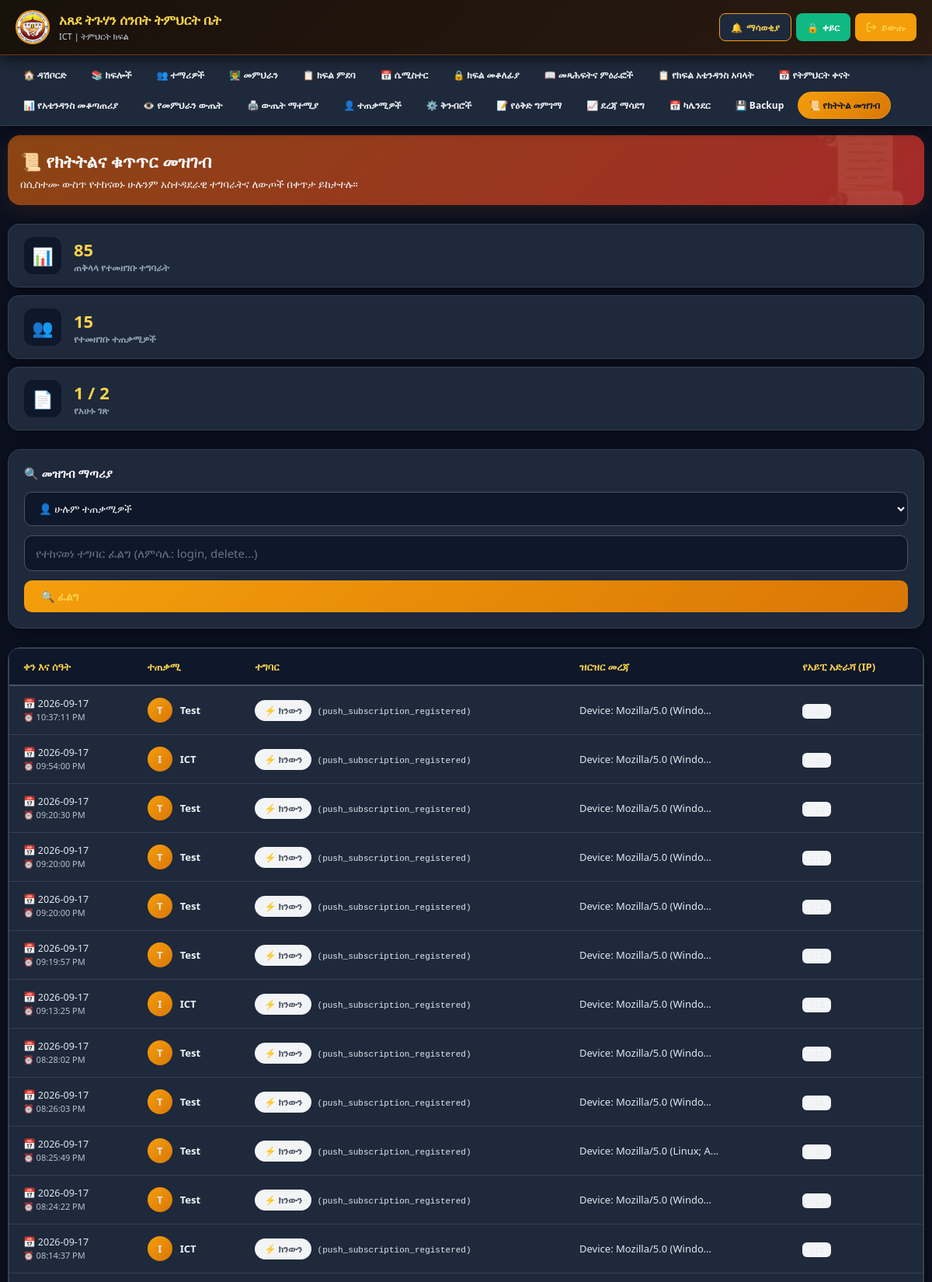
Screenshot of /audit_log_admin.php (signed in, upper part) with the database file from the repository.
### tables this page shows
CREATE TABLE `audit_log` (
  `id` int(11) NOT NULL,
  `user_id` int(11) DEFAULT NULL,
  `action` varchar(100) NOT NULL,
  `entity_type` varchar(50) DEFAULT NULL,
  `entity_id` int(11) DEFAULT NULL,
  `details` text DEFAULT NULL,
  `ip_address` varchar(45) DEFAULT NULL,
  `created_at` timestamp NOT NULL DEFAULT current_timestamp()
);

CREATE TABLE `users` (
  `id` int(11) NOT NULL,
  `name` varchar(100) NOT NULL,
  `username` varchar(50) NOT NULL,
  `phone` varchar(20) DEFAULT NULL,
  `photo` varchar(255) DEFAULT NULL,
  `role` enum('admin','teacher','attendance_submitter') NOT NULL DEFAULT 'teacher',
  `status` enum('active','inactive') NOT NULL DEFAULT 'active',
  `password` varchar(255) NOT NULL,
  `first_login` tinyint(1) DEFAULT 1,
  `dark_mode` tinyint(1) DEFAULT 0,
  `created_at` timestamp NOT NULL DEFAULT current_timestamp(),
  `can_edit_marks` tinyint(1) DEFAULT 1,
  `can_edit_attendance` tinyint(1) DEFAULT 0
);

### db.php (called while the page is built, shortened)
<?php
function dbQuery($conn, $sql, $types = "", $params = []) {
    if (empty($params)) {
        return mysqli_query($conn, $sql);
    }
    $stmt = mysqli_prepare($conn, $sql);
    if (!empty($types) && !empty($params)) {
        mysqli_stmt_bind_param($stmt, $types, ...$params);
    }
    mysqli_stmt_execute($stmt);
    $result = mysqli_stmt_get_result($stmt);
    return $result;
}
function dbFetchAll($conn, $sql, $types = "", $params = []) {
    $result = dbQuery($conn, $sql, $types, $params);
    $rows = [];
    while ($row = mysqli_fetch_assoc($result)) {
        $rows[] = $row;
    }
    return $rows;
}
function dbFetchOne($conn, $sql, $types = "", $params = []) {
    $result = dbQuery($conn, $sql, $types, $params);
    return mysqli_fetch_assoc($result);
}
?>

### audit_log_admin.php (the view, shortened to what this page needs)
<?php
require_once 'db.php';
$f_action = trim($_GET['action'] ?? '');
$where = "WHERE 1=1";
$params = []; $types = "";
$per_page = 50;
$page = max(1, intval($_GET['page'] ?? 1));
$offset = ($page - 1) * $per_page;
$count_row = dbFetchOne($conn, "SELECT COUNT(*) as cnt FROM audit_log a $where", $types, $params);
$total = $count_row ? (int)$count_row['cnt'] : 0;
$logs = dbFetchAll(
    $conn,
    "SELECT a.*, u.name as user_name FROM audit_log a LEFT JOIN users u ON a.user_id = u.id
     $where ORDER BY a.created_at DESC LIMIT $per_page OFFSET $offset",
    $types,
    $params
);
$total_pages = max(1, ceil($total / $per_page));
$users = dbFetchAll($conn, "SELECT id, name FROM users ORDER BY name");
function getActionBadgeInfo($action) {
    $act = strtolower($action);
    if (strpos($act, 'login') !== false || strpos($act, 'auth') !== false) {
        return ['bg' => '#FEF3C7', 'color' => '#92400E', 'icon' => '🔑', 'label' => 'መግቢያ'];
    } elseif (strpos($act, 'delete') !== false || strpos($act, 'remove') !== false) {
        return ['bg' => '#FEE2E2', 'color' => '#991B1B', 'icon' => '🗑️', 'label' => 'ስረዛ'];
    } elseif (strpos($act, 'update') !== false || strpos($act, 'edit') !== false || strpos($act, 'change') !== false) {
        return ['bg' => '#E0F2FE', 'color' => '#075985', 'icon' => '✏️', 'label' => 'ማሻሻያ'];
    } elseif (strpos($act, 'insert') !== false || strpos($act, 'add') !== false || strpos($act, 'create') !== false) {
        return ['bg' => '#DCFCE7', 'color' => '#166534', 'icon' => '➕', 'label' => 'ምዝገባ'];
    } elseif (strpos($act, 'backup') !== false) {
        return ['bg' => '#F3E8FF', 'color' => '#6B21A8', 'icon' => '💾', 'label' => 'Backup'];
    } elseif (strpos($act, 'password') !== false || strpos($act, 'pin') !== false) {
        return ['bg' => '#FFEDD5', 'color' => '#C2410C', 'icon' => '🔒', 'label' => 'የይለፍ ቃል'];
    }
    return ['bg' => '#F3F4F6', 'color' => '#4B5563', 'icon' => '⚡', 'label' => 'ክንውን'];
}
?>
<!DOCTYPE html>
<html lang="am">
<head>
<?php include 'pwa_head.php'; ?>
</head>
<body>
<?php include 'mobile_nav.php'; ?>
<div class="main-container">
    <div class="page-header-card">
        <div class="header-info">
            <h1>📜 የክትትልና ቁጥጥር መዝገብ</h1>
            <p>በሲስተሙ ውስጥ የተከናወኑ ሁሉንም አስተዳደራዊ ተግባራትና ለውጦች በቀጥታ ይከታተሉ።</p>
        </div>
    </div>
    <div class="stats-grid">
        <div class="stat-box">
            <div class="stat-icon">📊</div>
            <div class="stat-data">
                <div class="stat-val"><?php echo number_format($total); ?></div>
                <div class="stat-lbl">ጠቅላላ የተመዘገቡ ተግባራት</div>
            </div>
        </div>
        <div class="stat-box">
            <div class="stat-icon">👥</div>
            <div class="stat-data">
                <div class="stat-val"><?php echo count($users); ?></div>
                <div class="stat-lbl">የተመዘገቡ ተጠቃሚዎች</div>
            </div>
        </div>
        <div class="stat-box">
            <div class="stat-icon">📄</div>
            <div class="stat-data">
                <div class="stat-val"><?php echo $page; ?> / <?php echo $total_pages; ?></div>
                <div class="stat-lbl">የአሁኑ ገጽ</div>
            </div>
        </div>
    </div>
    <div class="filter-card">
        <h3>🔍 መዝገብ ማጣሪያ</h3>
        <form method="GET" class="filter-form">
            <select name="user_id" class="filter-select" onchange="this.form.submit()">
                <option value="">👤 ሁሉም ተጠቃሚዎች</option>
            </select>
            <input type="text" name="action" class="filter-input" placeholder="የተከናወነ ተግባር ፈልግ (ለምሳሌ: login, delete...)" value="<?php echo htmlspecialchars($f_action); ?>">
            <button type="submit" class="btn-search">🔍 ፈልግ</button>
        </form>
    </div>
    <div class="table-card">
        <div class="table-responsive">
            <table class="log-table">
                <thead>
                    <tr>
                        <th>ቀን እና ሰዓት</th>
                        <th>ተጠቃሚ</th>
                        <th>ተግባር</th>
                        <th>ዝርዝር መረጃ</th>
                        <th>የአይፒ አድራሻ (IP)</th>
                    </tr>
                </thead>
                <tbody>
                    <?php if (empty($logs)): ?>
                    <tr>
                        <td colspan="5">
                            <div class="empty-state">
                                <div class="empty-icon">📭</div>
                                <div>ምንም የተመዘገበ የክትትል መረጃ አልተገኘም።</div>
                            </div>
                        </td>
                    </tr>
                    <?php else: foreach ($logs as $l):
                        $badge = getActionBadgeInfo($l['action']);
                        $uname = $l['user_name'] ?? 'ሲስተም';
                        $initial = mb_substr($uname, 0, 1, 'UTF-8');
                    ?>
                    <tr>
                        <td>
                            <div class="time-text">
                                📅 <?php echo date('Y-m-d', strtotime($l['created_at'])); ?><br>
                                <span style="font-size: 11px; opacity: 0.8;">⏰ <?php echo date('h:i:s A', strtotime($l['created_at'])); ?></span>
                            </div>
                        </td>
                        <td>
                            <div class="user-chip">
                                <div class="user-avatar"><?php echo htmlspecialchars($initial); ?></div>
                                <span class="user-name-text"><?php echo htmlspecialchars($uname); ?></span>
                            </div>
                        </td>
                        <td>
                            <span class="action-pill" style="background:<?php echo $badge['bg']; ?>; color:<?php echo $badge['color']; ?>;">
                                <?php echo $badge['icon']; ?> <?php echo htmlspecialchars($badge['label']); ?>
                            </span>
                            <span class="action-raw">(<?php echo htmlspecialchars($l['action']); ?>)</span>
                        </td>
                        <td>
                            <div class="details-cell" title="<?php echo htmlspecialchars($l['details'] ?? ''); ?>">
                                <?php echo htmlspecialchars($l['details'] ?? '—'); ?>
                            </div>
                        </td>
                        <td>
                            <span class="ip-badge"><?php echo htmlspecialchars($l['ip_address'] ?? '—'); ?></span>
                        </td>
                    </tr>
                    <?php endforeach; endif; ?>
                </tbody>
            </table>
        </div>
    </div>
</div>
</body>
</html>

### assets/css/mobile.css (style rules this page uses)
:root { --brown-dark: #8B4513; --brown-medium: #A52A2A; --brown-light: #CD853F; --gold-primary: #FFD700; --gold-dark: #DAA520; --gold-light: #FBBF24; --gold-pale: #FFF8DC; --bg-cream: #FAF9F6; --success-green: #10B981; --error-red: #EF4444; --warning-yellow: #F59E0B; --info-blue: #3B82F6; --purple: #8B5CF6; --shadow-sm: 0 2px 8px rgba(0,0,0,0.08); --shadow: 0 4px 15px rgba(0,0,0,0.1); --shadow-lg: 0 8px 30px rgba(0,0,0,0.15); --radius-sm: 8px; --radius: 12px; --radius-lg: 20px; }
*, *::before, *::after { margin:0; padding:0; box-sizing:border-box; }
html { font-size:16px; scroll-behavior:smooth; -webkit-tap-highlight-color:transparent; }
body { font-family:'Segoe UI','Nyala',Arial,sans-serif; background:var(--bg-cream); color:#1F2937; -webkit-text-size-adjust:100%; min-height:100vh; }
input, select, textarea, button { font-family:inherit; }
.main-container { max-width:1400px; margin:20px auto; padding:0 20px; }
.stats-grid { display:grid; grid-template-columns:repeat(auto-fit,minmax(160px,1fr)); gap:14px; margin-bottom:20px; }
.table-responsive { overflow-x:auto; -webkit-overflow-scrolling:touch; border-radius:var(--radius); border:1px solid #E5E7EB; }
table { width:100%; border-collapse:collapse; }
th { background:var(--gold-pale); color:var(--brown-dark); padding:12px 10px; text-align:left; font-weight:700; font-size:13px; border-bottom:2px solid var(--gold-primary); }
td { padding:10px; border-bottom:1px solid #E5E7EB; font-size:13px; vertical-align:middle; }
.form-control, input[type=text], input[type=number], input[type=email], input[type=password], select, textarea { width:100%; padding:12px 14px; border:2px solid #E2E8F0; border-radius:10px; font-size:15px; transition:border-color 0.2s,box-shadow 0.2s; background:white; color:#1F2937; appearance:auto; }
html.dark-mode, html[data-theme="dark"] { color-scheme: dark; --bg-cream: #0B1120; --bg-page: #0B1120; --bg: #0B1120; --brown-dark: #FCD34D; --brown-medium: #FBBF24; --brown-light: #F59E0B; --text-primary: #F1F5F9; --white: #1E293B; --gray-100: #1E293B; --gray-300: #334155; --gold-pale: #1E293B; --gold-primary: #F59E0B; }
html.dark-mode body, body.dark-mode { background: #0B1120 !important; color: #F1F5F9 !important; }
html.dark-mode .section, body.dark-mode .section, html.dark-mode .card, body.dark-mode .card, html.dark-mode .table-card, html.dark-mode .profile-card, html.dark-mode .filter-card, html.dark-mode .month-card, html.dark-mode .table-wrapper, html.dark-mode .auth-box, html.dark-mode .login-box, html.dark-mode .box, html.dark-mode .card-box, html.dark-mode .info-card, html.dark-mode .stat-card { background: #1E293B !important; border-color: #334155 !important; color: #F1F5F9 !important; box-shadow: 0 4px 20px rgba(0,0,0,0.35) !important; }
html.dark-mode .card-title, html.dark-mode h1, html.dark-mode h2, html.dark-mode h3, html.dark-mode h4, html.dark-mode h5 { color: #F8FAFC !important; }
html.dark-mode .stat-value, html.dark-mode .stat-val { color: #FCD34D !important; }
html.dark-mode .stat-label, html.dark-mode .stat-lbl { color: #94A3B8 !important; }
html.dark-mode .form-control, html.dark-mode input[type="text"], html.dark-mode input[type="number"], html.dark-mode input[type="email"], html.dark-mode input[type="password"], html.dark-mode input[type="date"], html.dark-mode input[type="search"], html.dark-mode select, html.dark-mode textarea { background: #0F172A !important; color: #F8FAFC !important; border-color: #475569 !important; }
html.dark-mode table { background: #1E293B !important; color: #E2E8F0 !important; }
html.dark-mode th { background: #0F172A !important; color: #FCD34D !important; border-bottom-color: #475569 !important; border-color: #334155 !important; }
html.dark-mode td { border-bottom-color: #334155 !important; border-color: #334155 !important; color: #E2E8F0 !important; }
html.dark-mode .table-responsive { border-color: #334155 !important; }

### rows the page displays
audit_log: created_at "2026-09-17", created_at "10:37:11 PM", user.name "T", user.name "Test", action "⚡", action "ክንውን", action "push_subscription_registered", details "Device: Mozilla/5.0 (Windo…"
audit_log: created_at "2026-09-17", created_at "09:54:00 PM", user.name "I", user.name "ICT", action "⚡", action "ክንውን", action "push_subscription_registered", details "Device: Mozilla/5.0 (Windo…"
audit_log: created_at "2026-09-17", created_at "09:20:30 PM", user.name "T", user.name "Test", action "⚡", action "ክንውን", action "push_subscription_registered", details "Device: Mozilla/5.0 (Windo…"
audit_log: created_at "2026-09-17", created_at "09:20:00 PM", user.name "T", user.name "Test", action "⚡", action "ክንውን", action "push_subscription_registered", details "Device: Mozilla/5.0 (Windo…"
audit_log: created_at "2026-09-17", created_at "09:20:00 PM", user.name "T", user.name "Test", action "⚡", action "ክንውን", action "push_subscription_registered", details "Device: Mozilla/5.0 (Windo…"
audit_log: created_at "2026-09-17", created_at "09:19:57 PM", user.name "T", user.name "Test", action "⚡", action "ክንውን", action "push_subscription_registered", details "Device: Mozilla/5.0 (Windo…"
audit_log: created_at "2026-09-17", created_at "09:13:25 PM", user.name "I", user.name "ICT", action "⚡", action "ክንውን", action "push_subscription_registered", details "Device: Mozilla/5.0 (Windo…"
audit_log: created_at "2026-09-17", created_at "08:28:02 PM", user.name "T", user.name "Test", action "⚡", action "ክንውን", action "push_subscription_registered", details "Device: Mozilla/5.0 (Windo…"
audit_log: created_at "2026-09-17", created_at "08:26:03 PM", user.name "T", user.name "Test", action "⚡", action "ክንውን", action "push_subscription_registered", details "Device: Mozilla/5.0 (Windo…"
audit_log: created_at "2026-09-17", created_at "08:25:49 PM", user.name "T", user.name "Test", action "⚡", action "ክንውን", action "push_subscription_registered", details "Device: Mozilla/5.0 (Linux; A…"
audit_log: created_at "2026-09-17", created_at "08:24:22 PM", user.name "T", user.name "Test", action "⚡", action "ክንውን", action "push_subscription_registered", details "Device: Mozilla/5.0 (Windo…"
audit_log: created_at "2026-09-17", created_at "08:14:37 PM", user.name "I", user.name "ICT", action "⚡", action "ክንውን", action "push_subscription_registered", details "Device: Mozilla/5.0 (Windo…"

### other values shown
$nav_name "ICT"
$item['icon'] "🏠"
$item['label'] "ዳሽቦርድ"
$item['icon'] "📚"
$item['label'] "ክፍሎች"
$item['icon'] "👥"
$item['label'] "ተማሪዎች"
$item['icon'] "👨‍🏫"
$item['label'] "መምህራን"
$item['icon'] "📋"
$item['label'] "ክፍል ምደባ"
$item['icon'] "📅"
$item['label'] "ሴሚስተር"
$item['icon'] "🔒"
$item['label'] "ክፍል መቆለፊያ"
